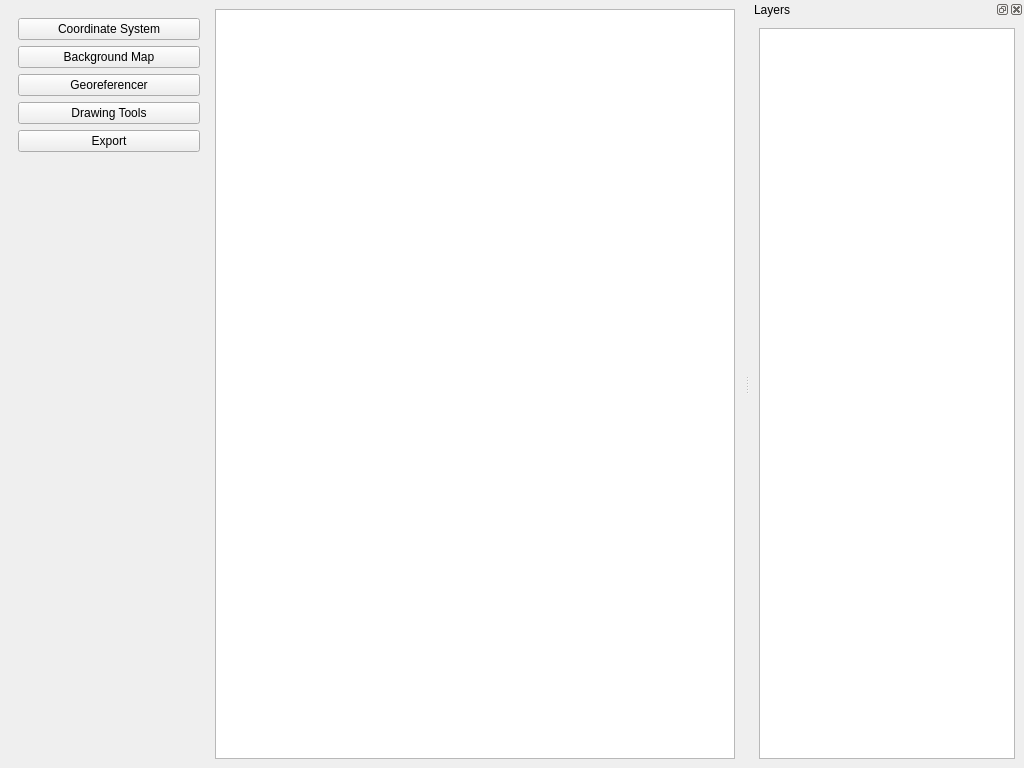
<?xml version="1.0" encoding="UTF-8"?>
<ui version="4.0">
 <class>MainWindow</class>
 <widget class="QMainWindow" name="MainWindow">
  <property name="geometry">
   <rect>
    <x>0</x>
    <y>0</y>
    <width>1024</width>
    <height>768</height>
   </rect>
  </property>
  <property name="windowTitle">
   <string>Hgis - Archaeological Excavation GIS</string>
  </property>
  <widget class="QWidget" name="centralwidget">
   <layout class="QGridLayout" name="gridLayout">
    <item row="0" column="1">
     <widget class="QgsMapCanvas" name="mapCanvas">
      <property name="sizePolicy">
       <sizepolicy hsizetype="Expanding" vsizetype="Expanding">
        <horstretch>1</horstretch>
        <verstretch>0</verstretch>
       </sizepolicy>
      </property>
     </widget>
    </item>
    <item row="0" column="0">
     <widget class="QFrame" name="toolbarFrame">
      <property name="minimumSize">
       <size>
        <width>200</width>
        <height>0</height>
       </size>
      </property>
      <layout class="QVBoxLayout" name="verticalLayout">
       <item>
        <widget class="QPushButton" name="btn_coords">
         <property name="text">
          <string>Coordinate System</string>
         </property>
        </widget>
       </item>
       <item>
        <widget class="QPushButton" name="btn_bg_map">
         <property name="text">
          <string>Background Map</string>
         </property>
        </widget>
       </item>
       <item>
        <widget class="QPushButton" name="btn_georef">
         <property name="text">
          <string>Georeferencer</string>
         </property>
        </widget>
       </item>
       <item>
        <widget class="QPushButton" name="btn_draw">
         <property name="text">
          <string>Drawing Tools</string>
         </property>
        </widget>
       </item>
       <item>
        <widget class="QPushButton" name="btn_export">
         <property name="text">
          <string>Export</string>
         </property>
        </widget>
       </item>
       <item>
        <spacer name="verticalSpacer">
         <property name="orientation">
          <enum>Qt::Vertical</enum>
         </property>
         <property name="sizeHint" stdset="0">
          <size>
           <width>20</width>
           <height>40</height>
          </size>
         </property>
        </spacer>
       </item>
      </layout>
     </widget>
    </item>
   </layout>
  </widget>
  <widget class="QDockWidget" name="dockWidget">
   <property name="windowTitle">
    <string>Layers</string>
   </property>
   <attribute name="dockWidgetArea">
    <number>2</number>
   </attribute>
   <widget class="QWidget" name="dockWidgetContents">
    <layout class="QVBoxLayout" name="verticalLayout_2">
     <item>
      <widget class="QgsLayerTreeView" name="layerTreeView"/>
     </item>
    </layout>
   </widget>
  </widget>
 </widget>
 <customwidgets>
  <customwidget>
   <class>QgsMapCanvas</class>
   <extends>QGraphicsView</extends>
   <header>qgis.gui</header>
  </customwidget>
  <customwidget>
   <class>QgsLayerTreeView</class>
   <extends>QTreeView</extends>
   <header>qgis.gui</header>
  </customwidget>
 </customwidgets>
 <resources/>
 <connections/>
</ui>
